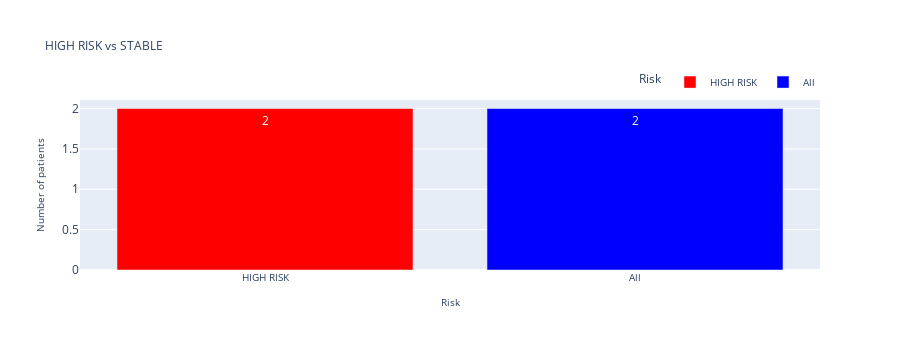

The notebook cell this image was saved under:
### Code cell
show_stability(df)

### Figure 1 — Plotly figure (JSON) as saved in the notebook; plotly's stock layout.template omitted (floating-point values rounded to 4 significant figures)
{"data": [{"alignmentgroup": "True", "hovertemplate": "Risk=%{x}<br>Number of patients=%{text}<extra></extra>", "legendgroup": "HIGH RISK", "marker": {"color": "red", "pattern": {"shape": ""}}, "name": "HIGH RISK", "offsetgroup": "HIGH RISK", "orientation": "v", "showlegend": true, "text": [2.0], "textposition": "auto", "x": ["HIGH RISK"], "xaxis": "x", "y": [2.0], "yaxis": "y", "type": "bar"}, {"alignmentgroup": "True", "hovertemplate": "Risk=%{x}<br>Number of patients=%{text}<extra></extra>", "legendgroup": "All", "marker": {"color": "blue", "pattern": {"shape": ""}}, "name": "All", "offsetgroup": "All", "orientation": "v", "showlegend": true, "text": [2.0], "textposition": "auto", "x": ["All"], "xaxis": "x", "y": [2.0], "yaxis": "y", "type": "bar"}], "layout": {"xaxis": {"anchor": "y", "domain": [0.0, 1.0], "title": {"text": "Risk", "font": {"size": 10}}, "categoryorder": "array", "categoryarray": ["HIGH RISK", "All"], "tickfont": {"size": 10}}, "yaxis": {"anchor": "x", "domain": [0.0, 1.0], "title": {"text": "Number of patients", "font": {"size": 10}}}, "legend": {"title": {"text": "Risk"}, "tracegroupgap": 0, "orientation": "h", "yanchor": "bottom", "y": 1.02, "xanchor": "right", "x": 1, "font": {"size": 10}}, "title": {"text": "HIGH RISK vs STABLE", "font": {"size": 12}}, "barmode": "relative", "height": 350}}
